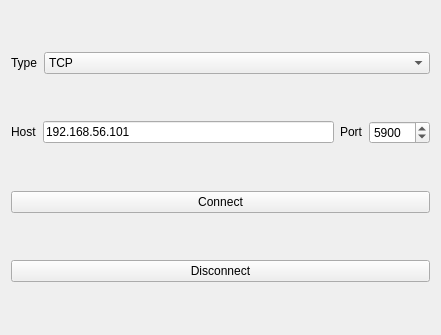
<?xml version="1.0" encoding="UTF-8"?>
<ui version="4.0">
 <class>MainWindow</class>
 <widget class="QMainWindow" name="MainWindow">
  <property name="geometry">
   <rect>
    <x>0</x>
    <y>0</y>
    <width>441</width>
    <height>335</height>
   </rect>
  </property>
  <property name="windowTitle">
   <string>MainWindow</string>
  </property>
  <widget class="QWidget" name="centralWidget">
   <layout class="QVBoxLayout" name="verticalLayout">
    <item>
     <layout class="QHBoxLayout" name="horizontalLayout_2">
      <item>
       <widget class="QLabel" name="label_3">
        <property name="sizePolicy">
         <sizepolicy hsizetype="Preferred" vsizetype="Fixed">
          <horstretch>0</horstretch>
          <verstretch>0</verstretch>
         </sizepolicy>
        </property>
        <property name="text">
         <string>Type</string>
        </property>
       </widget>
      </item>
      <item>
       <widget class="QComboBox" name="comboBox">
        <property name="sizePolicy">
         <sizepolicy hsizetype="Expanding" vsizetype="Fixed">
          <horstretch>0</horstretch>
          <verstretch>0</verstretch>
         </sizepolicy>
        </property>
        <item>
         <property name="text">
          <string>TCP</string>
         </property>
        </item>
        <item>
         <property name="text">
          <string>WebSocket</string>
         </property>
        </item>
       </widget>
      </item>
     </layout>
    </item>
    <item>
     <layout class="QGridLayout" name="vncLayout"/>
    </item>
    <item>
     <layout class="QHBoxLayout" name="horizontalLayout">
      <property name="spacing">
       <number>-1</number>
      </property>
      <property name="sizeConstraint">
       <enum>QLayout::SetDefaultConstraint</enum>
      </property>
      <item>
       <widget class="QLabel" name="label">
        <property name="sizePolicy">
         <sizepolicy hsizetype="Preferred" vsizetype="Fixed">
          <horstretch>0</horstretch>
          <verstretch>0</verstretch>
         </sizepolicy>
        </property>
        <property name="text">
         <string>Host</string>
        </property>
       </widget>
      </item>
      <item>
       <widget class="QLineEdit" name="host_edit">
        <property name="text">
         <string>192.168.56.101</string>
        </property>
       </widget>
      </item>
      <item>
       <widget class="QLabel" name="label_2">
        <property name="sizePolicy">
         <sizepolicy hsizetype="Preferred" vsizetype="Fixed">
          <horstretch>0</horstretch>
          <verstretch>0</verstretch>
         </sizepolicy>
        </property>
        <property name="text">
         <string>Port</string>
        </property>
       </widget>
      </item>
      <item>
       <widget class="QSpinBox" name="port_spinbox">
        <property name="maximum">
         <number>65535</number>
        </property>
        <property name="value">
         <number>5900</number>
        </property>
       </widget>
      </item>
     </layout>
    </item>
    <item>
     <widget class="QPushButton" name="connect_btn">
      <property name="text">
       <string>Connect</string>
      </property>
     </widget>
    </item>
    <item>
     <widget class="QPushButton" name="disconnect_btn">
      <property name="text">
       <string>Disconnect</string>
      </property>
     </widget>
    </item>
   </layout>
  </widget>
 </widget>
 <layoutdefault spacing="6" margin="11"/>
 <resources/>
 <connections/>
</ui>
